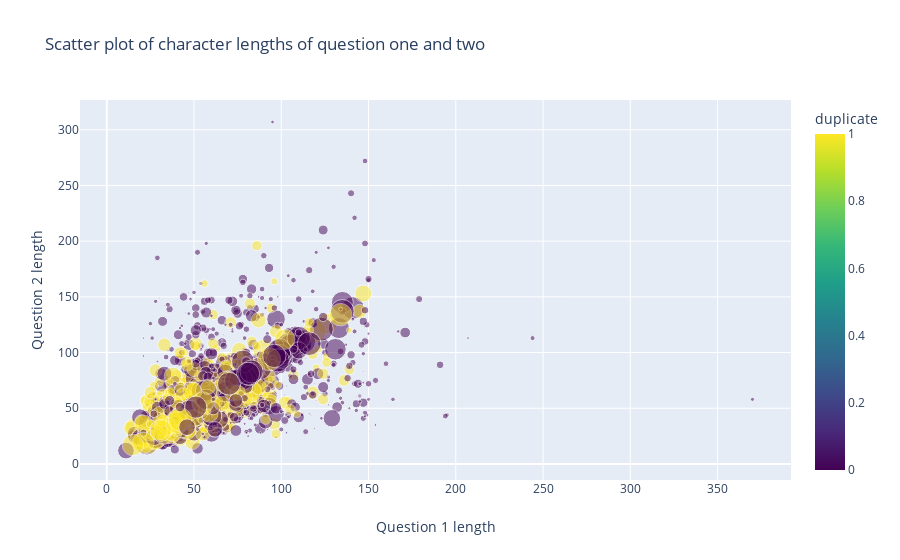

The code cell stored with this chart in its notebook:
### Markdown cell above
This has even more overlap can the classes cannot be easily distinguished from each other

### Code cell
questions_subsampled = questions_original[0:2000]

fig = go.Figure()
fig.add_trace(
            go.Scatter(
                x= questions_subsampled['q1_len'].values,
                y= questions_subsampled['q2_len'].values,
                mode = 'markers',
                marker = dict(
                            size = questions_subsampled['words_shared_bw_qs'].values*50
                    ,
                            color = questions_subsampled['is_duplicate'].values,
                            colorscale = 'Viridis',
                            showscale =True,
                            opacity = 0.5,
                            colorbar = dict(title='duplicate')
                                ),
                text = np.round(questions_subsampled['words_shared_bw_qs'].values,decimals=2)
                    )
                )

fig.update_layout( title='Scatter plot of character lengths of question one and two',
                      hovermode= 'closest',
                     xaxis_title_text = 'Question 1 length',
                        yaxis_title_text = 'Question 2 length'
                    )
pio.show(fig)

### Figure 1 — Plotly figure (JSON) as saved in the notebook; plotly's stock layout.template omitted (floating-point values rounded to 4 significant figures; data arrays with more than 128 entries replaced by an {"elided": "..."} marker saying what was removed)
{"data": [{"marker": {"color": {"elided": "2000 int values"}, "colorbar": {"title": {"text": "duplicate"}}, "colorscale": [[0, "#440154"], [0.1111, "#482878"], [0.2222, "#3e4989"], [0.3333, "#31688e"], [0.4444, "#26828e"], [0.5556, "#1f9e89"], [0.6667, "#35b779"], [0.7778, "#6ece58"], [0.8889, "#b5de2b"], [1, "#fde725"]], "opacity": 0.5, "showscale": true, "size": {"elided": "2000 float values"}}, "mode": "markers", "text": {"elided": "2000 float values"}, "type": "scatter", "x": {"elided": "2000 int values"}, "y": {"elided": "2000 int values"}}], "layout": {"autosize": true, "hovermode": "closest", "title": {"text": "Scatter plot of character lengths of question one and two"}, "xaxis": {"autorange": true, "range": [-15.26, 392.1], "title": {"text": "Question 1 length"}, "type": "linear"}, "yaxis": {"autorange": true, "range": [-18.73, 328.2], "title": {"text": "Question 2 length"}, "type": "linear"}}}
